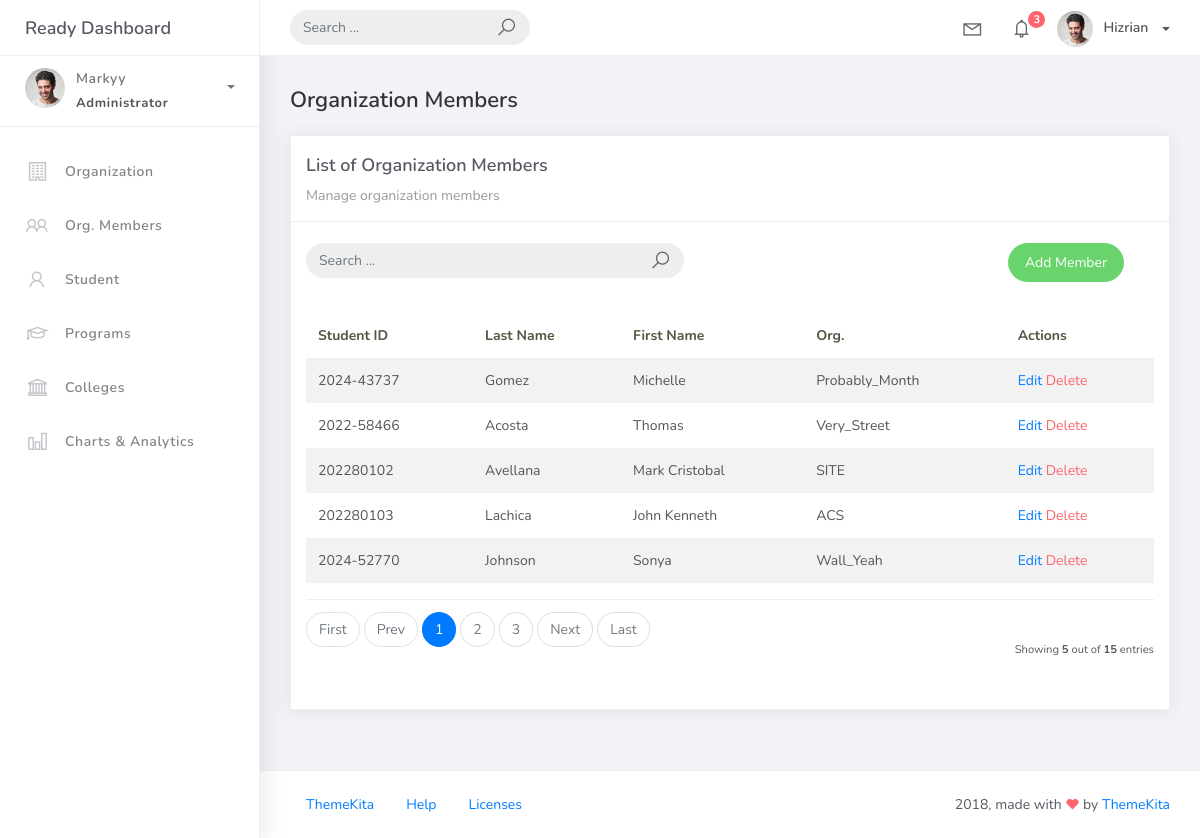
The page /orgmember_list on the database its author committed.
### studentorg/models.py (models this page shows, shortened)
class BaseModel(models.Model):
    created_at = models.DateTimeField(auto_now_add=True, db_index=True)
    updated_at = models.DateTimeField(auto_now=True)
    class Meta:
        abstract = True

class OrgMember(BaseModel):
    student = models.ForeignKey(Student, on_delete=models.CASCADE)
    organization = models.ForeignKey(Organization, on_delete=models.CASCADE)
    date_joined = models.DateField()

class Student(BaseModel):
    student_id = models.CharField(max_length=15)
    lastname = models.CharField(max_length=25)
    firstname = models.CharField(max_length=25)
    middlename = models.CharField(max_length=25, blank=True, null=True)
    program = models.ForeignKey(Program, on_delete=models.CASCADE)

class Organization(BaseModel):
    name = models.CharField(max_length=250)
    college = models.ForeignKey(
        College, null=True, blank=True, on_delete=models.CASCADE
    )
    description = models.CharField(max_length=500)

### studentorg/views.py (the view)
# urls.py: path('orgmember_list', OrgMemberList.as_view(), name='orgmember-list'),
class OrgMemberList(ListView):
    model = OrgMember
    context_object_name = 'orgmember'
    template_name = 'orgmember_list.html'
    paginate_by = 5

### templates/OrgMember_list.html
{% extends 'base.html' %} {% load static %} {% block content %}
<div class="content">
    <div class="container-fluid">
        <h4 class="page-title">Organization Members</h4>
        <div class="row">
            <div class="col-md-12">
                <div class="card">
                    <div class="card-header">
                        <div class="card-title">List of Organization Members</div>
                        <div class="card-category">Manage organization members</div>
                    </div>
                    <br />
                    <div class="col-md-12 row">
                        <div class="col-md-6">
                            <form class="navbar-left navbar-form nav-search mr-md-3" action="">
                                <div class="input-group">
                                    <input type="text" placeholder="Search ..." class="form-control" />
                                    <div class="input-group-append">
                                        <span class="input-group-text">
                                            <i class="la la-search search-icon"></i>
                                        </span>
                                    </div>
                                </div>
                            </form>
                        </div>
                        <div class="col-md-6">
                            <div class="pull-right">
                                <a href="{% url 'orgmember-add' %}" class="btn btn-success btn-rounded">Add Member</a>
                            </div>
                        </div>
                    </div>
                    <div class="card-body">
                        <table class="table table-striped mt-3">
                            <thead>
                                <tr>
                                    <th scope="col">Student ID</th>
                                    <th scope="col">Last Name</th>
                                    <th scope="col">First Name</th>
                                    <th scope="col">Org.</th>
                                    <th scope="col">Actions</th>
                                </tr>
                            </thead>
                            <tbody>
                                {% for object in orgmember %}
                                <tr>
                                    <td>{{ object.student.student_id }}</td>
                                    <td>{{ object.student.lastname }}</td>
                                    <td>{{ object.student.firstname }}</td>
                                    <td>{{ object.organization.name }}</td>
                                    <td>
                                        <a href="{% url 'orgmember-edit' object.id %}">Edit</a>
                                        <a href="{% url 'orgmember-delete' object.id %}" class="text-danger">Delete</a>
                                    </td>
                                </tr>
                                {% empty %}
                                <tr>
                                    <td colspan="5" style="text-align: center;">
                                        <p class="text-sm font-weight-bold mb-0">No Records Found</p>
                                    </td>
                                </tr>
                                {% endfor %}
                            </tbody>
                        </table>
                        {% include 'includes/pagination.html' %}
                    </div>
                </div>
            </div>
        </div>
    </div>
</div>
{% endblock %}

### rows shown on the page
OrgMember: student.student_id "2024-43737", student.lastname "Gomez", student.firstname "Michelle", organization.name "Probably_Month"
OrgMember: student.student_id "2022-58466", student.lastname "Acosta", student.firstname "Thomas", organization.name "Very_Street"
OrgMember: student.student_id "202280102", student.lastname "Avellana", student.firstname "Mark Cristobal", organization.name "SITE"
OrgMember: student.student_id "202280103", student.lastname "Lachica", student.firstname "John Kenneth", organization.name "ACS"
OrgMember: student.student_id "2024-52770", student.lastname "Johnson", student.firstname "Sonya", organization.name "Wall_Yeah"

### other values the page prints
{{ page_num }} "1"
{{ page_num }} "2" "3"
{{ object_list.count }} "5"
{{ paginator.count }} "15"
